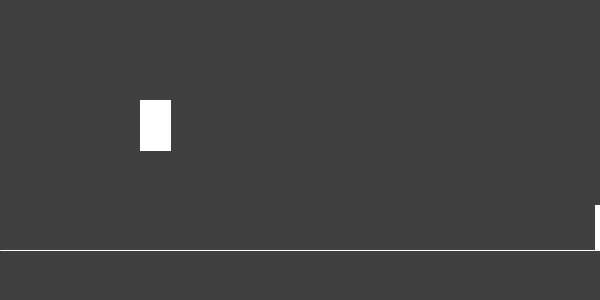
Frame 1 (no input)
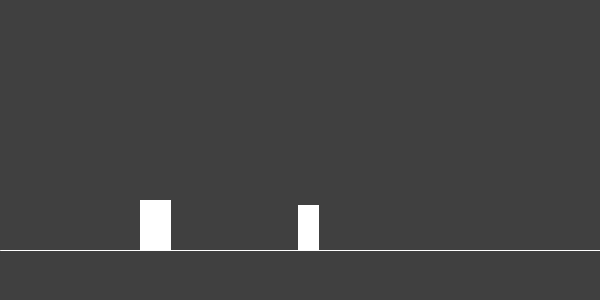
Frame 60 (the mouse pressed at the canvas centre just before this capture)
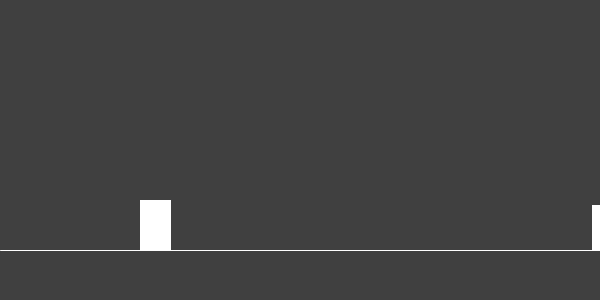
Frame 120 (the mouse held since frame 60 and released just before this capture)

The Processing sketch that drew these frames (run headless with seeded random() and noise(); from frame 60 on, the mouse is pressed at the canvas centre):

// Processing sketch: Dino_Game
// ── Dino_Game.pde

float groundY = 250;
float cactusYpos = 250, cactusXpos;
float gametimer;
float playerX = 140;
float playerY = 100;
float playerWidth = 30;
float playerHeight = 50;
float playerSpeedY = 0;

//only allow jumping if the player is not already jumping
boolean jumping = false;

void setup() {
  size(600, 300);
  
  cactusXpos = width;
}

void draw() {
  background(64);
  if (cactusXpos > playerX && cactusXpos < playerX + 35 && jumping == false) {exit();}
  
  gametimer = gametimer + 0.001;
  cactusXpos = (cactusXpos - gametimer) - 5;
  
  if (cactusXpos < 0) {cactusXpos = cactusXpos + width;}

  //draw the ground
  stroke(255);
  line(0, groundY, width, groundY);

  //move the player
  playerY += playerSpeedY;

  //is the player colliding with the ground?
  if (playerY + playerHeight > groundY) {

    //snap the player's bottom to the ground's position
    playerY = groundY - playerHeight;

    //stop the player falling
    playerSpeedY = 0;

    //allow jumping again
    jumping = false;
  }
  //player is not colliding with the ground
  else {
    //gravity accelerates the movement speed
    playerSpeedY ++;
  }
  rect(cactusXpos,cactusYpos,20,-45);

  //draw the player rectangle
  rect(playerX, playerY, playerWidth, playerHeight);
}

void keyPressed() {
  //you can only jump if you aren't already jumping
  println (" ");
  if (!jumping) {
    
    //going up
    playerSpeedY = -15;
    
    //disallow jumping while already jumping
    jumping = true;
  }
}
void mousePressed() {
  if (!jumping) {
    
    playerSpeedY = -15;
    jumping = true;
  }
}
